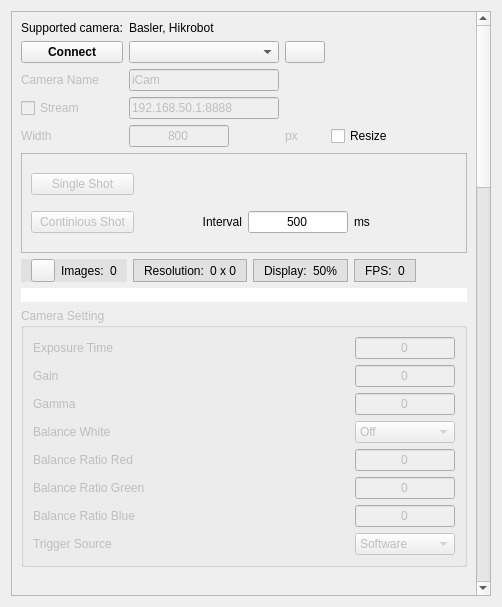
<?xml version="1.0" encoding="UTF-8"?>
<ui version="4.0">
 <class>Form</class>
 <widget class="QWidget" name="Form">
  <property name="geometry">
   <rect>
    <x>0</x>
    <y>0</y>
    <width>502</width>
    <height>607</height>
   </rect>
  </property>
  <property name="windowTitle">
   <string>Form</string>
  </property>
  <layout class="QVBoxLayout" name="verticalLayout">
   <item>
    <widget class="QScrollArea" name="scrollArea">
     <property name="minimumSize">
      <size>
       <width>0</width>
       <height>0</height>
      </size>
     </property>
     <property name="widgetResizable">
      <bool>true</bool>
     </property>
     <widget class="QWidget" name="scrollAreaWidgetContents">
      <property name="geometry">
       <rect>
        <x>0</x>
        <y>0</y>
        <width>465</width>
        <height>2000</height>
       </rect>
      </property>
      <property name="sizePolicy">
       <sizepolicy hsizetype="Expanding" vsizetype="Expanding">
        <horstretch>0</horstretch>
        <verstretch>0</verstretch>
       </sizepolicy>
      </property>
      <property name="minimumSize">
       <size>
        <width>450</width>
        <height>2000</height>
       </size>
      </property>
      <layout class="QVBoxLayout" name="verticalLayout_2">
       <item>
        <layout class="QGridLayout" name="gridLayout">
         <item row="1" column="3">
          <widget class="QPushButton" name="pbRefresh">
           <property name="text">
            <string/>
           </property>
           <property name="icon">
            <iconset>
             <normaloff>:/icon/icons8_replay_48px.png</normaloff>:/icon/icons8_replay_48px.png</iconset>
           </property>
          </widget>
         </item>
         <item row="0" column="0">
          <widget class="QLabel" name="label_2">
           <property name="text">
            <string>Supported camera:</string>
           </property>
          </widget>
         </item>
         <item row="1" column="2">
          <widget class="QComboBox" name="cbCameraList">
           <property name="minimumSize">
            <size>
             <width>150</width>
             <height>0</height>
            </size>
           </property>
          </widget>
         </item>
         <item row="2" column="0">
          <widget class="QLabel" name="lbCameraName">
           <property name="enabled">
            <bool>false</bool>
           </property>
           <property name="text">
            <string>Camera Name</string>
           </property>
          </widget>
         </item>
         <item row="7" column="3">
          <widget class="QLabel" name="lbWidthUnit">
           <property name="enabled">
            <bool>false</bool>
           </property>
           <property name="text">
            <string>px</string>
           </property>
          </widget>
         </item>
         <item row="7" column="2">
          <widget class="QLineEdit" name="leImageWidth">
           <property name="enabled">
            <bool>false</bool>
           </property>
           <property name="maximumSize">
            <size>
             <width>100</width>
             <height>16777215</height>
            </size>
           </property>
           <property name="text">
            <string>800</string>
           </property>
           <property name="alignment">
            <set>Qt::AlignCenter</set>
           </property>
          </widget>
         </item>
         <item row="0" column="2">
          <widget class="QLabel" name="label_3">
           <property name="text">
            <string>Basler, Hikrobot</string>
           </property>
           <property name="alignment">
            <set>Qt::AlignLeading|Qt::AlignLeft|Qt::AlignVCenter</set>
           </property>
          </widget>
         </item>
         <item row="1" column="4">
          <spacer name="horizontalSpacer">
           <property name="orientation">
            <enum>Qt::Horizontal</enum>
           </property>
           <property name="sizeHint" stdset="0">
            <size>
             <width>40</width>
             <height>20</height>
            </size>
           </property>
          </spacer>
         </item>
         <item row="3" column="0">
          <widget class="QCheckBox" name="cbStream">
           <property name="enabled">
            <bool>false</bool>
           </property>
           <property name="text">
            <string>Stream</string>
           </property>
          </widget>
         </item>
         <item row="1" column="0">
          <widget class="QPushButton" name="pbConnectCamera">
           <property name="font">
            <font>
             <bold>true</bold>
            </font>
           </property>
           <property name="styleSheet">
            <string notr="true"/>
           </property>
           <property name="text">
            <string>Connect</string>
           </property>
          </widget>
         </item>
         <item row="7" column="0">
          <widget class="QLabel" name="lbWidth">
           <property name="enabled">
            <bool>false</bool>
           </property>
           <property name="text">
            <string>Width</string>
           </property>
          </widget>
         </item>
         <item row="2" column="2">
          <widget class="QLineEdit" name="leCameraName">
           <property name="enabled">
            <bool>false</bool>
           </property>
           <property name="text">
            <string>iCam</string>
           </property>
          </widget>
         </item>
         <item row="3" column="2">
          <widget class="QLineEdit" name="leStreamAddress">
           <property name="enabled">
            <bool>false</bool>
           </property>
           <property name="text">
            <string>192.168.50.1:8888</string>
           </property>
          </widget>
         </item>
         <item row="7" column="4">
          <widget class="QCheckBox" name="cbEnoughResize">
           <property name="text">
            <string>Resize</string>
           </property>
          </widget>
         </item>
        </layout>
       </item>
       <item>
        <widget class="QFrame" name="frame">
         <property name="minimumSize">
          <size>
           <width>0</width>
           <height>100</height>
          </size>
         </property>
         <property name="frameShape">
          <enum>QFrame::StyledPanel</enum>
         </property>
         <property name="frameShadow">
          <enum>QFrame::Raised</enum>
         </property>
         <layout class="QGridLayout" name="gridLayout_3">
          <item row="0" column="0">
           <widget class="QPushButton" name="pbShotImage">
            <property name="enabled">
             <bool>false</bool>
            </property>
            <property name="text">
             <string>Single Shot</string>
            </property>
            <property name="icon">
             <iconset>
              <normaloff>:/icon/icons8_google_images_48px.png</normaloff>:/icon/icons8_google_images_48px.png</iconset>
            </property>
           </widget>
          </item>
          <item row="1" column="0">
           <widget class="QPushButton" name="pbShotVideo">
            <property name="enabled">
             <bool>false</bool>
            </property>
            <property name="text">
             <string>Continious Shot</string>
            </property>
            <property name="icon">
             <iconset>
              <normaloff>:/icon/icons8_play_48px.png</normaloff>
              <normalon>:/icon/icons8_pause_48px.png</normalon>:/icon/icons8_play_48px.png</iconset>
            </property>
            <property name="checkable">
             <bool>true</bool>
            </property>
           </widget>
          </item>
          <item row="1" column="1">
           <widget class="QLabel" name="label_13">
            <property name="text">
             <string>Interval</string>
            </property>
            <property name="alignment">
             <set>Qt::AlignRight|Qt::AlignTrailing|Qt::AlignVCenter</set>
            </property>
           </widget>
          </item>
          <item row="1" column="2">
           <widget class="QLineEdit" name="leInterval">
            <property name="maximumSize">
             <size>
              <width>100</width>
              <height>16777215</height>
             </size>
            </property>
            <property name="text">
             <string>500</string>
            </property>
            <property name="alignment">
             <set>Qt::AlignCenter</set>
            </property>
           </widget>
          </item>
          <item row="1" column="3">
           <widget class="QLabel" name="label_14">
            <property name="text">
             <string>ms</string>
            </property>
           </widget>
          </item>
         </layout>
        </widget>
       </item>
       <item>
        <widget class="QFrame" name="frame_3">
         <layout class="QHBoxLayout" name="horizontalLayout_8">
          <property name="leftMargin">
           <number>0</number>
          </property>
          <property name="topMargin">
           <number>0</number>
          </property>
          <property name="rightMargin">
           <number>0</number>
          </property>
          <property name="bottomMargin">
           <number>0</number>
          </property>
          <item>
           <widget class="QFrame" name="fImageCounter">
            <property name="styleSheet">
             <string notr="true">QFrame
{
	background-color: rgb(225, 225, 225);
}</string>
            </property>
            <layout class="QHBoxLayout" name="horizontalLayout_5">
             <property name="leftMargin">
              <number>10</number>
             </property>
             <property name="topMargin">
              <number>0</number>
             </property>
             <property name="rightMargin">
              <number>10</number>
             </property>
             <property name="bottomMargin">
              <number>0</number>
             </property>
             <item>
              <widget class="QToolButton" name="tbResetImageCounter">
               <property name="text">
                <string/>
               </property>
               <property name="icon">
                <iconset>
                 <normaloff>:/icon/icons8_reset_48px.png</normaloff>:/icon/icons8_reset_48px.png</iconset>
               </property>
              </widget>
             </item>
             <item>
              <widget class="QLabel" name="label_12">
               <property name="text">
                <string>Images:</string>
               </property>
              </widget>
             </item>
             <item>
              <widget class="QLabel" name="lbImageCounter">
               <property name="text">
                <string>0</string>
               </property>
               <property name="alignment">
                <set>Qt::AlignLeading|Qt::AlignLeft|Qt::AlignVCenter</set>
               </property>
              </widget>
             </item>
            </layout>
           </widget>
          </item>
          <item>
           <widget class="QFrame" name="fResolution">
            <property name="minimumSize">
             <size>
              <width>0</width>
              <height>0</height>
             </size>
            </property>
            <property name="styleSheet">
             <string notr="true">background-color: rgb(225, 225, 225);</string>
            </property>
            <property name="frameShape">
             <enum>QFrame::StyledPanel</enum>
            </property>
            <property name="frameShadow">
             <enum>QFrame::Raised</enum>
            </property>
            <layout class="QHBoxLayout" name="horizontalLayout_7">
             <property name="leftMargin">
              <number>10</number>
             </property>
             <property name="topMargin">
              <number>0</number>
             </property>
             <property name="rightMargin">
              <number>10</number>
             </property>
             <property name="bottomMargin">
              <number>0</number>
             </property>
             <item>
              <widget class="QLabel" name="label_17">
               <property name="text">
                <string>Resolution:</string>
               </property>
              </widget>
             </item>
             <item>
              <widget class="QLabel" name="lbResolution">
               <property name="text">
                <string>0 x 0</string>
               </property>
              </widget>
             </item>
            </layout>
           </widget>
          </item>
          <item>
           <widget class="QFrame" name="fResolution_2">
            <property name="minimumSize">
             <size>
              <width>0</width>
              <height>0</height>
             </size>
            </property>
            <property name="styleSheet">
             <string notr="true">background-color: rgb(225, 225, 225);</string>
            </property>
            <property name="frameShape">
             <enum>QFrame::StyledPanel</enum>
            </property>
            <property name="frameShadow">
             <enum>QFrame::Raised</enum>
            </property>
            <layout class="QHBoxLayout" name="horizontalLayout_9">
             <property name="leftMargin">
              <number>10</number>
             </property>
             <property name="topMargin">
              <number>0</number>
             </property>
             <property name="rightMargin">
              <number>10</number>
             </property>
             <property name="bottomMargin">
              <number>0</number>
             </property>
             <item>
              <widget class="QLabel" name="label_18">
               <property name="text">
                <string>Display:</string>
               </property>
              </widget>
             </item>
             <item>
              <widget class="QLabel" name="lbDisplayRatio">
               <property name="text">
                <string>50%</string>
               </property>
              </widget>
             </item>
            </layout>
           </widget>
          </item>
          <item>
           <widget class="QFrame" name="fResolution_3">
            <property name="minimumSize">
             <size>
              <width>0</width>
              <height>0</height>
             </size>
            </property>
            <property name="styleSheet">
             <string notr="true">background-color: rgb(225, 225, 225);</string>
            </property>
            <property name="frameShape">
             <enum>QFrame::StyledPanel</enum>
            </property>
            <property name="frameShadow">
             <enum>QFrame::Raised</enum>
            </property>
            <layout class="QHBoxLayout" name="horizontalLayout_10">
             <property name="leftMargin">
              <number>10</number>
             </property>
             <property name="topMargin">
              <number>0</number>
             </property>
             <property name="rightMargin">
              <number>10</number>
             </property>
             <property name="bottomMargin">
              <number>0</number>
             </property>
             <item>
              <widget class="QLabel" name="label_28">
               <property name="text">
                <string>FPS:</string>
               </property>
              </widget>
             </item>
             <item>
              <widget class="QLabel" name="lbFPS">
               <property name="text">
                <string>0</string>
               </property>
              </widget>
             </item>
            </layout>
           </widget>
          </item>
          <item>
           <spacer name="horizontalSpacer_2">
            <property name="orientation">
             <enum>Qt::Horizontal</enum>
            </property>
            <property name="sizeHint" stdset="0">
             <size>
              <width>40</width>
              <height>20</height>
             </size>
            </property>
           </spacer>
          </item>
         </layout>
        </widget>
       </item>
       <item>
        <widget class="QLabel" name="lbCameraDisplay">
         <property name="sizePolicy">
          <sizepolicy hsizetype="Preferred" vsizetype="Preferred">
           <horstretch>0</horstretch>
           <verstretch>0</verstretch>
          </sizepolicy>
         </property>
         <property name="minimumSize">
          <size>
           <width>0</width>
           <height>0</height>
          </size>
         </property>
         <property name="styleSheet">
          <string notr="true">background-color: rgb(255, 255, 255);</string>
         </property>
         <property name="text">
          <string/>
         </property>
         <property name="scaledContents">
          <bool>true</bool>
         </property>
        </widget>
       </item>
       <item>
        <widget class="QGroupBox" name="groupBox">
         <property name="enabled">
          <bool>false</bool>
         </property>
         <property name="minimumSize">
          <size>
           <width>0</width>
           <height>100</height>
          </size>
         </property>
         <property name="title">
          <string>Camera Setting</string>
         </property>
         <layout class="QGridLayout" name="gridLayout_2">
          <item row="9" column="0">
           <widget class="QLabel" name="label_10">
            <property name="text">
             <string>Trigger Source</string>
            </property>
           </widget>
          </item>
          <item row="4" column="0">
           <widget class="QLabel" name="label_6">
            <property name="text">
             <string>Balance Ratio Red</string>
            </property>
           </widget>
          </item>
          <item row="8" column="0">
           <widget class="QLabel" name="label_8">
            <property name="text">
             <string>Balance Ratio Blue</string>
            </property>
           </widget>
          </item>
          <item row="1" column="0">
           <widget class="QLabel" name="label_9">
            <property name="text">
             <string>Gain</string>
            </property>
           </widget>
          </item>
          <item row="2" column="0">
           <widget class="QLabel" name="label_4">
            <property name="text">
             <string>Gamma</string>
            </property>
           </widget>
          </item>
          <item row="0" column="0">
           <widget class="QLabel" name="label">
            <property name="text">
             <string>Exposure Time</string>
            </property>
           </widget>
          </item>
          <item row="3" column="0">
           <widget class="QLabel" name="label_5">
            <property name="text">
             <string>Balance White</string>
            </property>
           </widget>
          </item>
          <item row="8" column="1">
           <widget class="QLineEdit" name="leBalanceRatioBlue">
            <property name="maximumSize">
             <size>
              <width>100</width>
              <height>16777215</height>
             </size>
            </property>
            <property name="text">
             <string>0</string>
            </property>
            <property name="alignment">
             <set>Qt::AlignCenter</set>
            </property>
           </widget>
          </item>
          <item row="5" column="0">
           <widget class="QLabel" name="label_7">
            <property name="text">
             <string>Balance Ratio Green</string>
            </property>
           </widget>
          </item>
          <item row="9" column="1">
           <widget class="QComboBox" name="cbTriggerSource">
            <property name="maximumSize">
             <size>
              <width>100</width>
              <height>16777215</height>
             </size>
            </property>
            <item>
             <property name="text">
              <string>Software</string>
             </property>
            </item>
            <item>
             <property name="text">
              <string>Line 1</string>
             </property>
            </item>
            <item>
             <property name="text">
              <string>Line 2</string>
             </property>
            </item>
            <item>
             <property name="text">
              <string>Line 3</string>
             </property>
            </item>
            <item>
             <property name="text">
              <string>Line 4</string>
             </property>
            </item>
           </widget>
          </item>
          <item row="0" column="1">
           <widget class="QLineEdit" name="leExposureTime">
            <property name="maximumSize">
             <size>
              <width>100</width>
              <height>16777215</height>
             </size>
            </property>
            <property name="text">
             <string>0</string>
            </property>
            <property name="alignment">
             <set>Qt::AlignCenter</set>
            </property>
           </widget>
          </item>
          <item row="1" column="1">
           <widget class="QLineEdit" name="leGain">
            <property name="maximumSize">
             <size>
              <width>100</width>
              <height>16777215</height>
             </size>
            </property>
            <property name="text">
             <string>0</string>
            </property>
            <property name="alignment">
             <set>Qt::AlignCenter</set>
            </property>
           </widget>
          </item>
          <item row="2" column="1">
           <widget class="QLineEdit" name="leGamma">
            <property name="maximumSize">
             <size>
              <width>100</width>
              <height>16777215</height>
             </size>
            </property>
            <property name="text">
             <string>0</string>
            </property>
            <property name="alignment">
             <set>Qt::AlignCenter</set>
            </property>
           </widget>
          </item>
          <item row="3" column="1">
           <widget class="QComboBox" name="cbBalanceWhite">
            <property name="maximumSize">
             <size>
              <width>100</width>
              <height>16777215</height>
             </size>
            </property>
            <item>
             <property name="text">
              <string>Off</string>
             </property>
            </item>
            <item>
             <property name="text">
              <string>Continuous</string>
             </property>
            </item>
           </widget>
          </item>
          <item row="4" column="1">
           <widget class="QLineEdit" name="leBalanceRatioRed">
            <property name="maximumSize">
             <size>
              <width>100</width>
              <height>16777215</height>
             </size>
            </property>
            <property name="text">
             <string>0</string>
            </property>
            <property name="alignment">
             <set>Qt::AlignCenter</set>
            </property>
           </widget>
          </item>
          <item row="5" column="1">
           <widget class="QLineEdit" name="leBalanceRatioGreen">
            <property name="maximumSize">
             <size>
              <width>100</width>
              <height>16777215</height>
             </size>
            </property>
            <property name="text">
             <string>0</string>
            </property>
            <property name="alignment">
             <set>Qt::AlignCenter</set>
            </property>
           </widget>
          </item>
         </layout>
        </widget>
       </item>
       <item>
        <spacer name="verticalSpacer">
         <property name="orientation">
          <enum>Qt::Vertical</enum>
         </property>
         <property name="sizeHint" stdset="0">
          <size>
           <width>20</width>
           <height>40</height>
          </size>
         </property>
        </spacer>
       </item>
      </layout>
     </widget>
    </widget>
   </item>
  </layout>
 </widget>
 <resources/>
 <connections/>
</ui>
